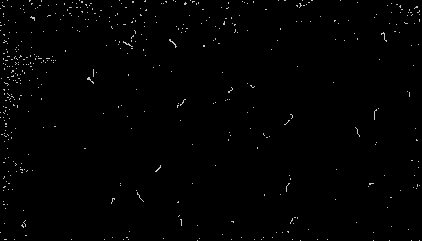
#> input picture test_images/TOZERO.png, 422 x 241 px
$ python detect_count_test.py   (older library calls are emulated)
#> lines starting #> are read from the running program, lines starting #| are printed output that depends on the picture; after the words box and inside, x2 and y2 are one past the last pixel; in counts of white or black regions, pixels touching at a corner belong together
# import the necessary packages
import numpy as np
import imutils
import cv2
# print(cv2.__version__)


# load the image
# image_orig = cv2.imread(args["image"])

image_orig = cv2.imread("./../test_images/TOZERO.png",1)
#> image_orig is the input picture: shape (241, 422, 3); min 0, max 206, mean 1.8
# cv2.imshow("check input",image_orig)

# dict to count colonies
counter = {}

#print (image_orig)
height_orig, width_orig = image_orig.shape[:2]
#> height_orig = 241; width_orig = 422

# output image with contours
image_contours = image_orig.copy()

# DETECTING WHITE COLONIES

colors = ['white']

for color in colors:

    # copy of original image
    image_to_process = image_orig.copy()

    # initializes counter
    counter[color] = 0

    # define NumPy arrays of color boundaries (BGR vectors)
    if color == 'white':
        # invert image colors
        image_to_process = (255-image_to_process)
        lower = np.array([ 250,  250,  240])
        upper = np.array([255, 255,  255])

    # find the colors within the specified boundaries
    image_mask = cv2.inRange(image_to_process, lower, upper)

    # apply the mask
    image_res = cv2.bitwise_and(image_to_process, image_to_process, mask = image_mask)

    ## load the image, convert it to grayscale, and blur it slightly
    image_gray = cv2.cvtColor(image_res, cv2.COLOR_BGR2GRAY)

    image_gray2 = cv2.GaussianBlur(image_gray, (5, 5), 0)

    # perform edge detection, then perform a dilation + erosion to close gaps in between object edges
    image_edgedCanny = cv2.Canny(image_gray, 50, 100)

    image_edgedDilate = cv2.dilate(image_edgedCanny, None, iterations=1)

    image_edged = cv2.erode(image_edgedDilate, None, iterations=1)


    # [10 lines of commented-out code are left out]
    cnts, _ = cv2.findContours(image_edged.copy(), cv2.RETR_TREE, cv2.CHAIN_APPROX_SIMPLE)
    # cnts = cnts[0] if imutils.is_cv2() else cnts[1]

    # loop over the contours individually
    for c in cnts:

        # if the contour is not sufficiently large, ignore it
        if ((cv2.contourArea(c) > 135)) :
            continue
        #  ontourArea(contours[i]);
        # compute the Convex Hull of the contour
        hull = cv2.convexHull(c)
        if color == 'white':
            # prints contours in green color
            # cv2.drawContours(image_contours,[hull],0,(0,255,0),1)

            x,y,w,h = cv2.boundingRect(c)
            cv2.rectangle(image_contours,(x,y),(x+w,y+h),(0,255,245),1)    # drawing pure rectangle contour.

        counter[color] += 1
        #cv2.putText(image_contours, "{:.0f}".format(cv2.contourArea(c)), (int(hull[0][0][0]), int(hull[0][0][1])), cv2.FONT_HERSHEY_SIMPLEX, 0.65, (255, 255, 255), 2)

    # Print the number of colonies of each color
    print("{} {} colonies".format(counter[color],color))
#> this loop made 1 pass
#> pass 1, `image_to_process = (255-image_to_process)`:
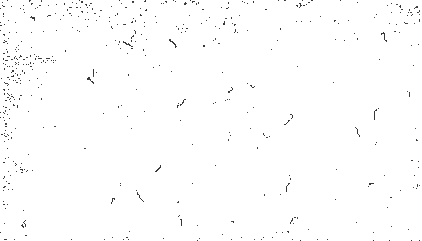
#> image_to_process: shape (241, 422, 3); min 49, max 255, mean 253.2
#> pass 1, `image_mask = cv2.inRange(image_to_process, lower, upper)`:
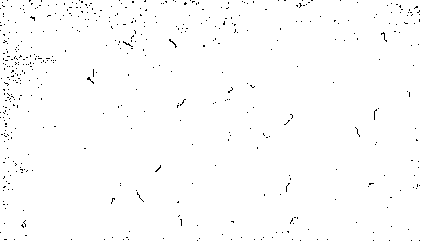
#> image_mask: shape (241, 422); 99.1% white; black in thin lines or dots
#> pass 1, `image_gray2 = cv2.GaussianBlur(image_gray, (5, 5), 0)`:
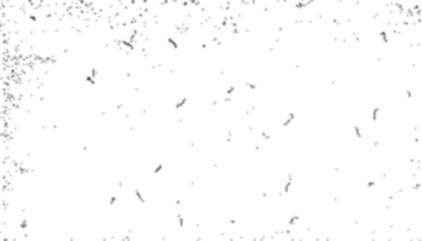
#> image_gray2: shape (241, 422); min 71, max 255, mean 252.6
#> after the loop:
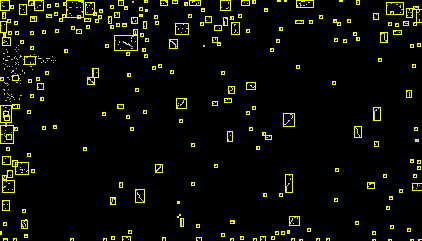
#> image_contours: shape (241, 422, 3); 4.27% of pixels changed, all inside (x1, y1, x2, y2) = (0, 0, 422, 241)
#> after the loop:
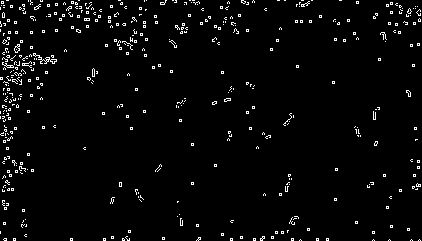
#> image_edgedCanny: shape (241, 422); 3% white in thin lines or dots
#> after the loop:
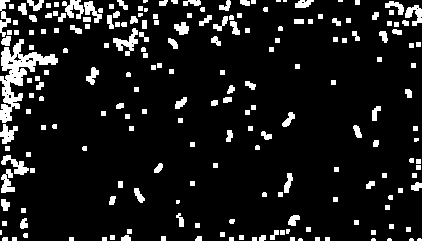
#> image_edgedDilate: shape (241, 422); 10.2% white; 204 white regions (15 under 20 px), largest, box (x1, y1, x2, y2) and area: (0, 39, 58, 123) 1551, (113, 28, 138, 56) 279, (62, 0, 84, 19) 235
#> after the loop, counter = {'white': 251}

# # Writes the output image
# cv2.imwrite(args["output"],image_contours)

cv2.imwrite("./../output/countAreaTest(upto-135).png",image_contours)

# Also shows the result image
cv2.imshow('Result_image',image_contours)
cv2.waitKey(0)
cv2.destroyAllWindows()
